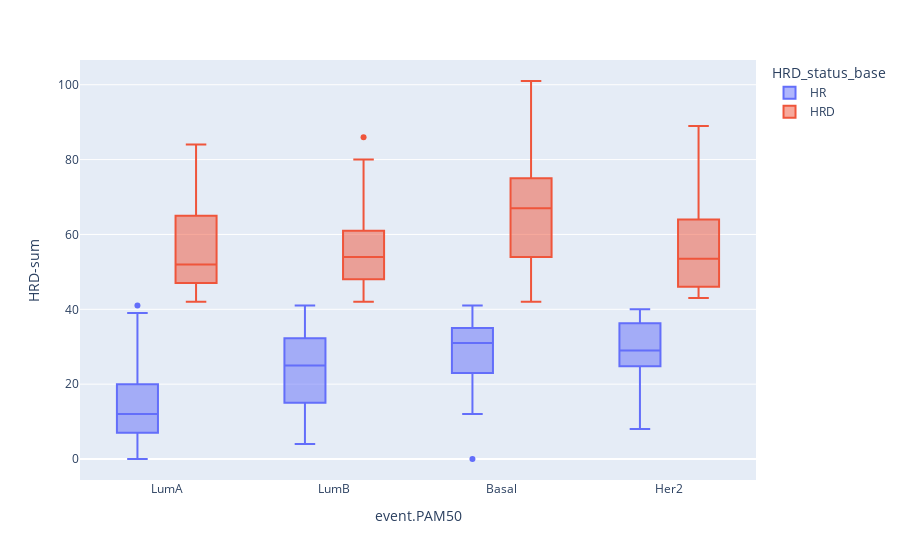

Write notebook code for a chart like this one.
### Code cell
px.box(metadata, x = 'event.PAM50', y = 'HRD-sum', color='HRD_status_base')

### Figure 1 — Plotly figure (JSON) as saved in the notebook; plotly's stock layout.template omitted (floating-point values rounded to 4 significant figures; data arrays with more than 128 entries replaced by an {"elided": "..."} marker saying what was removed)
{"data": [{"alignmentgroup": "True", "hovertemplate": "HRD_status_base=HR<br>event.PAM50=%{x}<br>HRD-sum=%{y}<extra></extra>", "legendgroup": "HR", "marker": {"color": "#636efa"}, "name": "HR", "notched": false, "offsetgroup": "HR", "orientation": "v", "showlegend": true, "type": "box", "x": {"elided": "652 str values"}, "x0": " ", "xaxis": "x", "y": {"elided": "652 int values"}, "y0": " ", "yaxis": "y"}, {"alignmentgroup": "True", "hovertemplate": "HRD_status_base=HRD<br>event.PAM50=%{x}<br>HRD-sum=%{y}<extra></extra>", "legendgroup": "HRD", "marker": {"color": "#EF553B"}, "name": "HRD", "notched": false, "offsetgroup": "HRD", "orientation": "v", "showlegend": true, "type": "box", "x": {"elided": "205 str values"}, "x0": " ", "xaxis": "x", "y": {"elided": "205 int values"}, "y0": " ", "yaxis": "y"}], "layout": {"boxmode": "group", "legend": {"title": {"text": "HRD_status_base"}, "tracegroupgap": 0}, "margin": {"t": 60}, "xaxis": {"anchor": "y", "domain": [0, 1], "title": {"text": "event.PAM50"}}, "yaxis": {"anchor": "x", "domain": [0, 1], "title": {"text": "HRD-sum"}}}}
